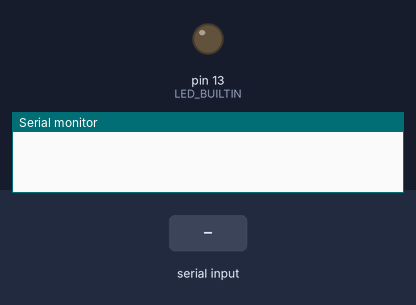
A sketch run on a simulated Arduino Uno, built with avr-gcc and run on an emulated ATmega328P. Parts: output pins drawn as LEDs (lit = HIGH), the last lines printed to the serial monitor. The inputs (shaded band) are chosen by the test bench.

Above: at 1.2 s.
1.3 s: "D2\n" received over the second serial link
At 2.3 s:
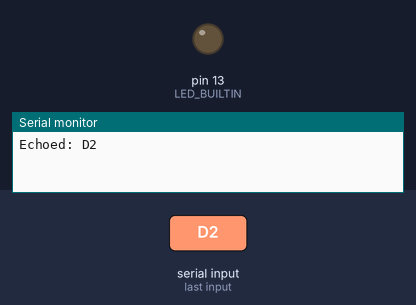
2.9 s: "1\n" received over the second serial link
At 3.5 s:
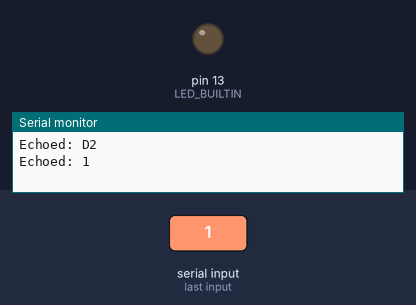
Timing chart, 0 to 5.9 s (numbered marks = the images above; inputs shaded):
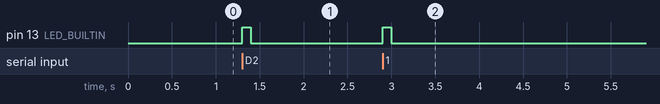

Measured:
- after the input at 1.3 s, pin 13 (LED_BUILTIN): LOW → HIGH at once, → LOW 0.10 s later
- after the input at 2.9 s, pin 13 (LED_BUILTIN): LOW → HIGH at once, → LOW 0.10 s later

The sketch:

test_RX_nano_v2.ino
```cpp
#include <SoftwareSerial.h>

SoftwareSerial niclaSerial(4, 7); //(RX, TX) so Nicla TX1 -> RX 'D2' and Nicla RX1 -> TX 'D3'

void setup() {
  Serial.begin(19200);
  niclaSerial.begin(19200);
  pinMode(LED_BUILTIN, OUTPUT);
}

void loop() {
  if (niclaSerial.available()) {
    String msg = niclaSerial.readStringUntil('\n');

    digitalWrite(LED_BUILTIN, HIGH);
    delay(100);
    digitalWrite(LED_BUILTIN, LOW);

    // SEND BACK TO NICLA
    niclaSerial.println(msg);

    Serial.print("Echoed: ");
    Serial.println(msg);
  }
}
```
